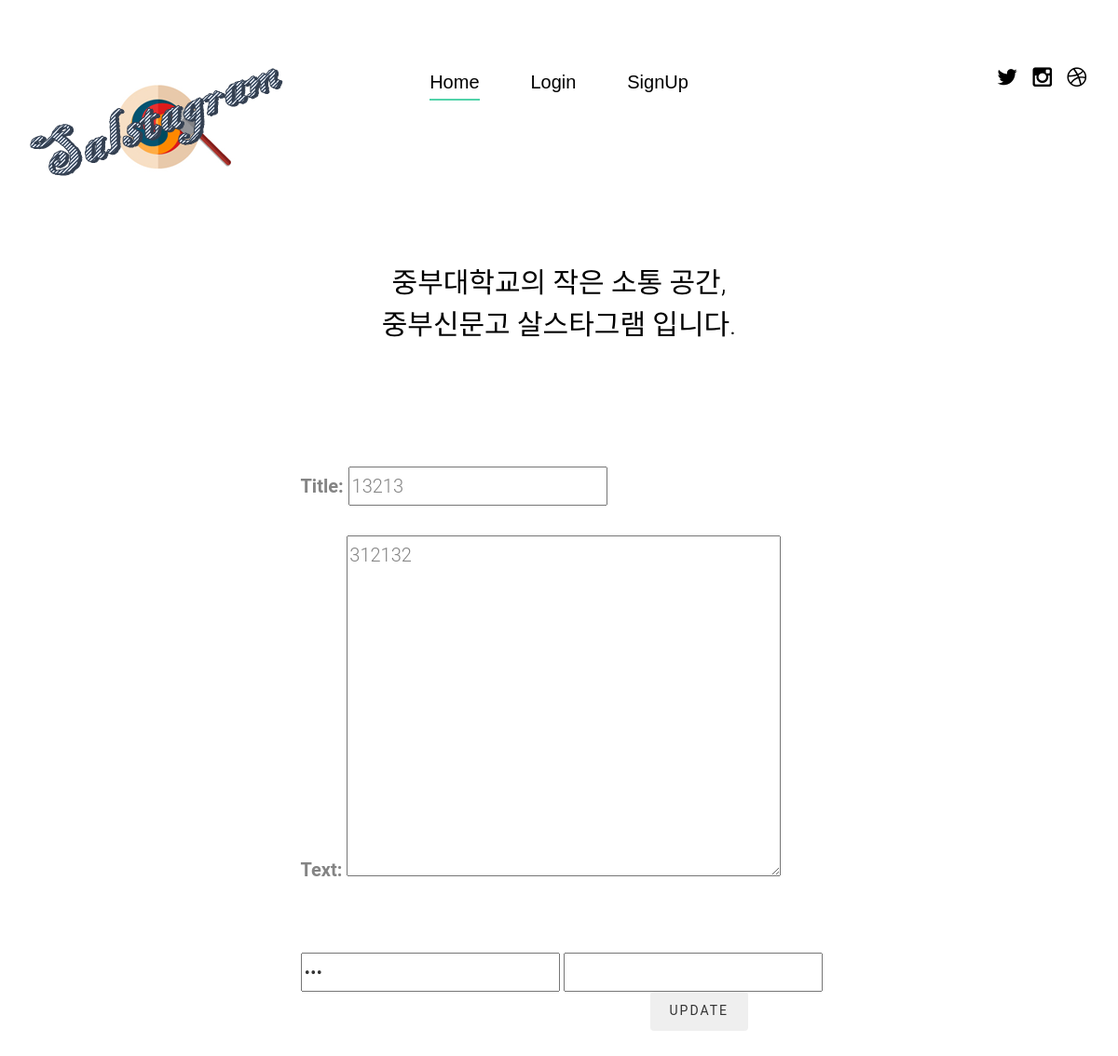
Before: /board/update/9/ with the older database file.
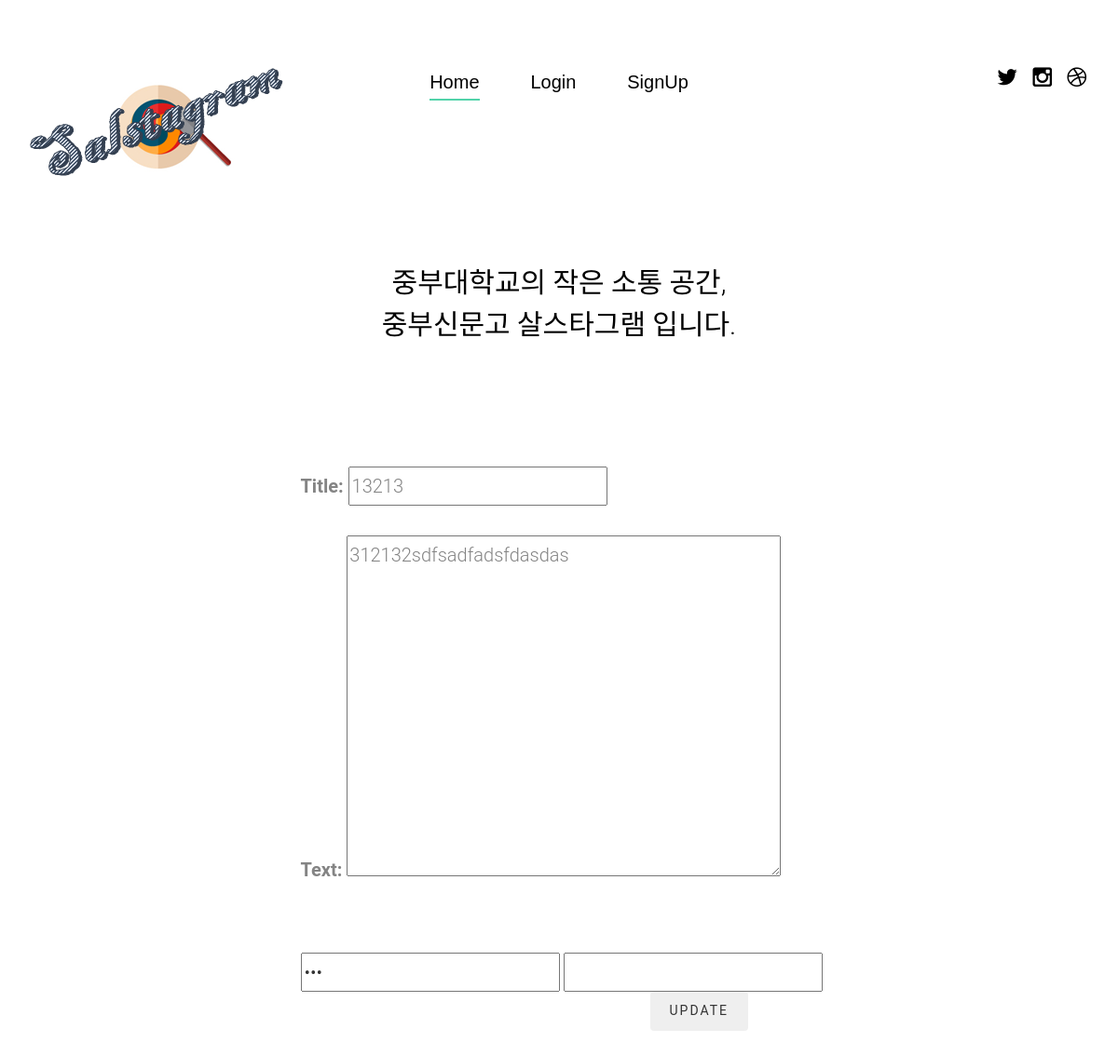
After: the same page with the newer database file.
### board/models.py (models this page shows, shortened)
class Board(models.Model):
    title = models.CharField(max_length=100)
    text = models.TextField(max_length=2000)
    key = models.CharField(max_length=50)    # 글 삭제 시 확인할 키값 기본적으로 default=123으로 구현함.
    author = models.CharField(max_length=50)    # 익명성을 위해 CharField 로 구현
    created = models.DateTimeField(auto_now_add=True)
    class Meta:
        ordering = ['-created', ]

### board/views.py (the view, shortened to what this page needs)
# urls.py: path("update/<int:pk>/", BoardUpdate.as_view(), name='update'),
class BoardUpdate(UpdateView):
    model = Board
    fields = ['title', 'text']
    template_name_suffix = '_update'
    success_url = "/board"

### board/templates/board/board_update.html (shortened to what this page needs)
{% extends 'base_blog.html' %}
{% block content %}
 <div class="container">
    <div class="row">
       <div class="col-md-8 col-md-offset-3">
           <form action="" method="post">
                {{form.as_p}}
               <br>
            <input name="key" type="password" value="{{ object.key }}" readonly>
            <input name="key2" type="password">
               <div style="margin-left : 50%">
                   <input type="submit" value="Update" class="btn btn-secondary">
               </div>
            </form>
       </div>
    </div>
 </div>
{% endblock %}

Changed rows visible on the page:
changed Board: text "312132" → "312132sdfsadfadsfdasdas"
